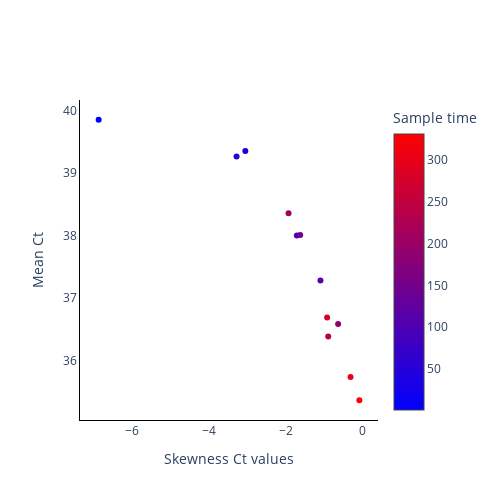

Here is the notebook cell this chart was saved with:
### Code cell
fig = go.Figure()

fig.add_trace(
    go.Scatter(
        y=np.mean(ct_values[0, :, :], axis=1).tolist(),
        x=skews,
        mode='markers',
        name='Mean Ct',
        marker_color=sample_points,
        marker_colorscale='BlueRed',
        marker_colorbar_title=dict(
            text='Sample time',
            side='top'),
        marker_showscale=True,
        showlegend=False,
    )
)

# Add axis labels
fig.update_layout(
    width=500, 
    height=500,
    plot_bgcolor='white',
    xaxis=dict(
        linecolor='black',
        title = 'Skewness Ct values'
        ),
    yaxis=dict(
        linecolor='black',
        title = 'Mean Ct'),
    #legend=dict(
    #    orientation="h",
    #    yanchor="bottom",
    #    y=1.02,
    #    xanchor="right",
    #    x=1
    #)
    )

fig.write_image('images/Mean_vs_Skewness.pdf')
fig.show()

### Figure 1 — Plotly figure (JSON) as saved in the notebook; plotly's stock layout.template omitted (floating-point values rounded to 4 significant figures)
{"data": [{"marker": {"color": [1, 31, 61, 91, 121, 151, 181, 211, 241, 271, 301, 331], "colorbar": {"title": {"side": "top", "text": "Sample time"}}, "colorscale": [[0, "rgb(0,0,255)"], [1, "rgb(255,0,0)"]], "showscale": true}, "mode": "markers", "name": "Mean Ct", "showlegend": false, "type": "scatter", "x": [-6.857, -3.047, -3.275, -1.709, -1.096, -1.622, -0.6376, -1.925, -0.8946, -0.9228, -0.3148, -0.08613], "y": [39.85, 39.35, 39.26, 38.0, 37.28, 38.01, 36.59, 38.36, 36.39, 36.69, 35.74, 35.37]}], "layout": {"height": 500, "plot_bgcolor": "white", "width": 500, "xaxis": {"linecolor": "black", "title": {"text": "Skewness Ct values"}}, "yaxis": {"linecolor": "black", "title": {"text": "Mean Ct"}}}}
